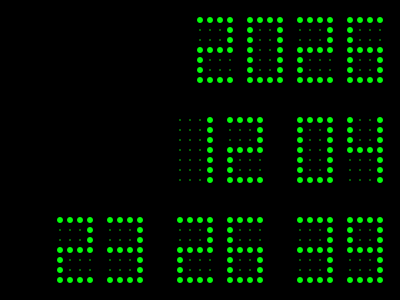
Frame 1 (no input)
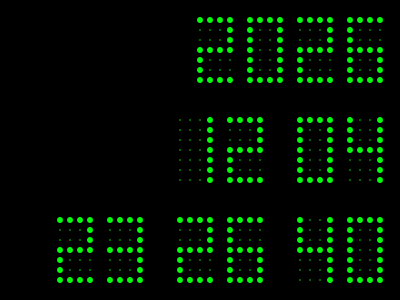
Frame 60 (the mouse pressed at the canvas centre just before this capture)
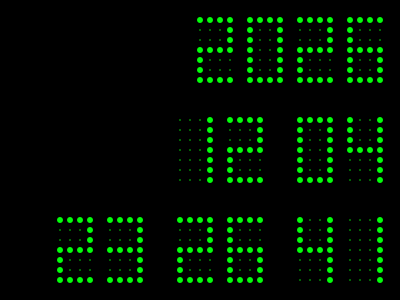
Frame 120 (the mouse held since frame 60 and released just before this capture)

The Processing sketch that drew these frames (run headless with seeded random() and noise(); from frame 60 on, the mouse is pressed at the canvas centre):

// Processing sketch: DigitalClock
// ── DigitalClock.pde
DottedNumber Time;
 
void setup() {
  size(400,300);
  colorMode(HSB,360,100,100);
  background(0);
  smooth();
  Time = new DottedNumber(6);
}
 
void draw() {
  background(0);
  //
  String y = str(year());
  String mo = str(month());
  String d = str(day());
  String h = str(hour());
  String m = str(minute());
  String s = str(second());
  makeDigit(y,  x-100,   20);
  makeDigit(mo, x-x1,   120);
  makeDigit(d,  x,      120);
  makeDigit(h,  x-x1*2, 220);
  makeDigit(m,  x-x1,   220);
  makeDigit(s,  x,      220);
}
 
int x = 300;
int x1 = 120;
int x2 = 50;

void makeDigit(String ts, int x, int y) {
  for (int i=0; i<ts.length(); i++) {
    if (ts.length() == 1) {
      Time.makeNumber(0, x, y);
      Time.makeNumber(int(str(ts.charAt(i))), x+x2, y);
    }
    else {
      Time.makeNumber(int(str(ts.charAt(i))), x+x2*i, y);
    }
  }
}              
 
 
class DottedNumber {
  float x, y;
  float ew, eh, diameter;
  float offset;
 
  //
  DottedNumber(float diameter) {
    this.x = 0;
    this.y = 0;
    this.diameter = diameter;
    this.ew = diameter;
    this.eh = diameter;
    this.offset = 10;
  }
 
  //
  void makeNumber(int value, float px, float py) {
    if (value >= 0 && value <=9) {
      displayDots(value, px, py);
    }
    else {
      displayDots(10, px, py);
    }
  }
  //
  void displayDots(int pnum, float px, float py) {
    noStroke();
    fill(122,99,99);
    for (int i=0; i<7; i++) {
      for (int t=0; t<4; t++) {
        if (numbers[pnum][i*4 + t] == 1) {
          ellipse (px + offset*t, py + offset*i, ew, eh);
        }
        else {
          ellipse (px + offset*t, py + offset*i, ew/4, eh/4);
        }
      }
    }
  }
}
 
 
 
 
int[] n0 = {
  1,1,1,1,
  1,0,0,1,
  1,0,0,1,
  1,0,0,1,
  1,0,0,1,
  1,0,0,1,
  1,1,1,1
};
int[] n1 = {
  0,0,0,1,
  0,0,0,1,
  0,0,0,1,
  0,0,0,1,
  0,0,0,1,
  0,0,0,1,
  0,0,0,1
};
int[] n2 = {
  1,1,1,1,
  0,0,0,1,
  0,0,0,1,
  1,1,1,1,
  1,0,0,0,
  1,0,0,0,
  1,1,1,1
};
int[] n3 = {
  1,1,1,1,
  0,0,0,1,
  0,0,0,1,
  1,1,1,1,
  0,0,0,1,
  0,0,0,1,
  1,1,1,1
};
int[] n4 = {
  1,0,0,1,
  1,0,0,1,
  1,0,0,1,
  1,1,1,1,
  0,0,0,1,
  0,0,0,1,
  0,0,0,1
};
int[] n5 = {
  1,1,1,1,
  1,0,0,0,
  1,0,0,0,
  1,1,1,1,
  0,0,0,1,
  0,0,0,1,
  1,1,1,1
};
int[] n6 = {
  1,1,1,1,
  1,0,0,0,
  1,0,0,0,
  1,1,1,1,
  1,0,0,1,
  1,0,0,1,
  1,1,1,1
};
int[] n7 = {
  1,1,1,1,
  0,0,0,1,
  0,0,0,1,
  0,0,0,1,
  0,0,0,1,
  0,0,0,1,
  0,0,0,1
};
int[] n8 = {
  1,1,1,1,
  1,0,0,1,
  1,0,0,1,
  1,1,1,1,
  1,0,0,1,
  1,0,0,1,
  1,1,1,1
};
int[] n9 = {
  1,1,1,1,
  1,0,0,1,
  1,0,0,1,
  1,1,1,1,
  0,0,0,1,
  0,0,0,1,
  1,1,1,1
};
int[] nOff = {
  0,0,0,0,
  0,0,0,0,
  0,0,0,0,
  0,0,0,0,
  0,0,0,0,
  0,0,0,0,
  0,0,0,0
};
 
int[][] numbers = {n0, n1, n2, n3, n4, n5, n6, n7, n8, n9, nOff};
